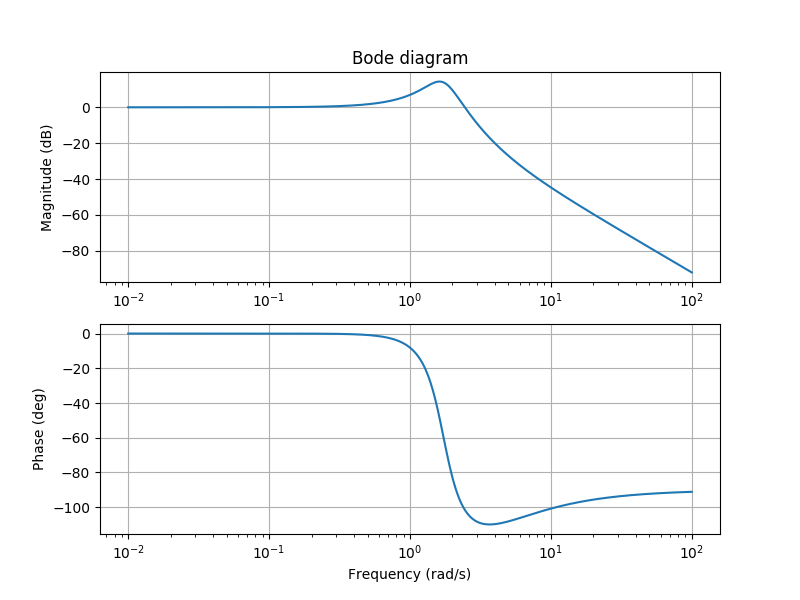

Recreate this plot in Python.
import numpy
from matplotlib import pyplot

w = numpy.logspace(-2, 2, 1000)  # log-spaced 1000 points from 0.01 to 100
s = w * 1j  # s = jw
g = (s + 3) / (s * s + s + 3)  # G(s)=(s+3)/(s^2+s+3)
pyplot.figure(figsize=(8, 6))
pyplot.subplot(211)
pyplot.semilogx(w, 20 * numpy.log(abs(g)))
pyplot.ylabel('Magnitude (dB)')
pyplot.grid(True)
pyplot.title('Bode diagram')
pyplot.subplot(212)
pyplot.semilogx(w, 180 / numpy.pi * numpy.angle(g))
pyplot.ylabel('Phase (deg)')
pyplot.xlabel('Frequency (rad/s)')
pyplot.grid(True)
pyplot.savefig('Matplotlib_3.png')
pyplot.show()
